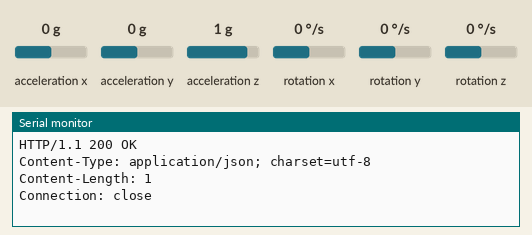
Simulated run of this sketch. Board: ESP8266 (NodeMCU). On the bench: the last lines printed to the serial monitor. The inputs (shaded band) are chosen by the test bench; at power-on: acceleration x 0 g, acceleration y 0 g, acceleration z 1 g, rotation x 0 °/s, rotation y 0 °/s, rotation z 0 °/s. WiFi joins after 1.5 s; servers stay silent unless stated; web services answer with replies made up by the test bench.

Above: at 2.7 s.
2.8 s: acceleration x set to -1.4 g
At 3.3 s:
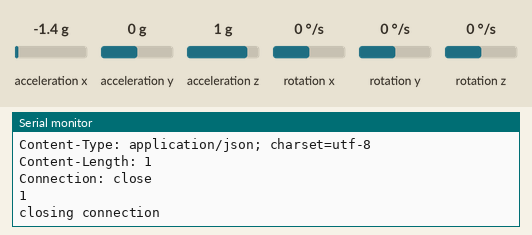
6.2 s: acceleration y set to -1.4 g
At 7.36 s:
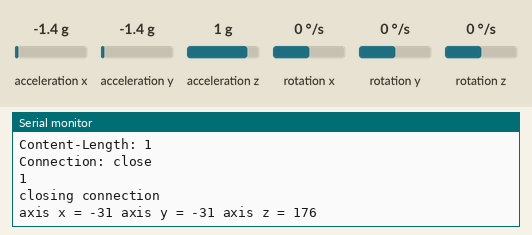
7.7 s: acceleration z set to -1.4 g
At 8.9 s:
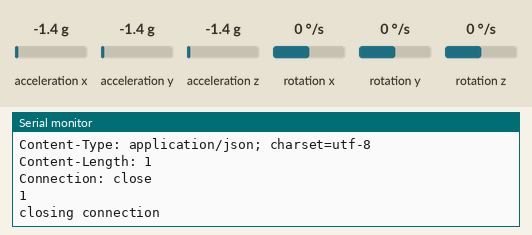
9.2 s: rotation x set to -192 °/s
At 9.24 s:
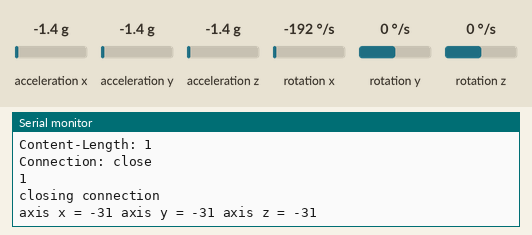
10.7 s: rotation y set to -192 °/s
At 11.9 s:
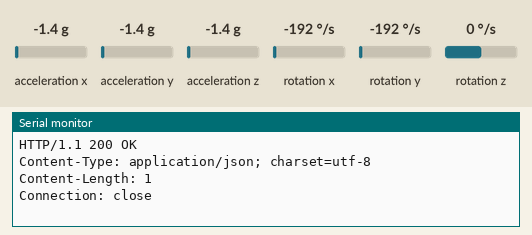

The sketch:

narakah.ino
```cpp
#include <ESP8266WiFi.h>
#include "I2Cdev.h"
#include "MPU6050.h"
//#include "MPU6050_6Axis_MotionApps20.h"

#include "Wire.h"

const char* ssid = "Janitsata";
const char* password ="0867334690";

const char* host = "api.thingspeak.com";
const char* api = "WNTSYOJTT19C92N7";

MPU6050 mpu;
int16_t ax, ay, az;
int16_t gx, gy, gz;
int valx , valy , valz;
char rd;
int valgy1 = 0 , valgy2 = 0;

void setup() {
  Serial.begin(115200);
  delay(10);
  // We start by connecting to a WiFi network

  Serial.println();
  Serial.println();
  Serial.print("Connecting to ");
  Serial.println(ssid);

  WiFi.begin(ssid, password);

  while (WiFi.status() != WL_CONNECTED) {
    delay(500);
    Serial.print(".");
  }

  Serial.println("");
  Serial.println("WiFi connected");
  Serial.println("IP address: ");
  Serial.println(WiFi.localIP());
  mpu.initialize();
  Serial.println(mpu.testConnection() ? "Connected" : "Connection failed");
}

void loop()
{
  mpu.getMotion6(&ax, &ay, &az, &gx, &gy, &gz);
  valx = map(ax, -17000, 17000, 0, 179);
  valy = map(ay, -17000, 17000, 0, 179);
  valz = map(az, -17000, 17000, 0, 179);
  Serial.print("axis x = ") ;
  Serial.print(valx) ;
  Serial.print(" axis y = ") ;
  Serial.print(valy) ;
  Serial.print(" axis z = ") ;
  Serial.println(valz) ;
  delay(100);

  WiFiClient client;
  const int httpPort = 80;
  if (!client.connect(host, httpPort)) {
    Serial.println("connection failed");
    return;
  }

  // We now create a URI for the request
  String url = "/update?api_key=";
  url += api;
  url += "&field1=";
  url += gx;
  url += "&field2=";
  url += gy;
  url += "&field3=";
  url += gz;


  Serial.print("Requesting URL: ");
  Serial.println(url);

  // This will send the request to the server
  client.print(String("GET ") + url + " HTTP/1.1\r\n" +
               "Host: " + host + "\r\n" +
               "Connection: close\r\n\r\n");
  delay(10);

  // Read all the lines of the reply from server and print them to Serial
  while(client.available()){
    String line = client.readStringUntil('\r');
    Serial.print(line);
  }
  Serial.println();
  Serial.println("closing connection");
  delay(500);
}
```

Measured:
- after the input at 6.2 s, the serial monitor: prints a new line after 0.96 s (image 2)
- after the input at 10.7 s, the serial monitor: prints a new line after 0.52 s (image 5)
